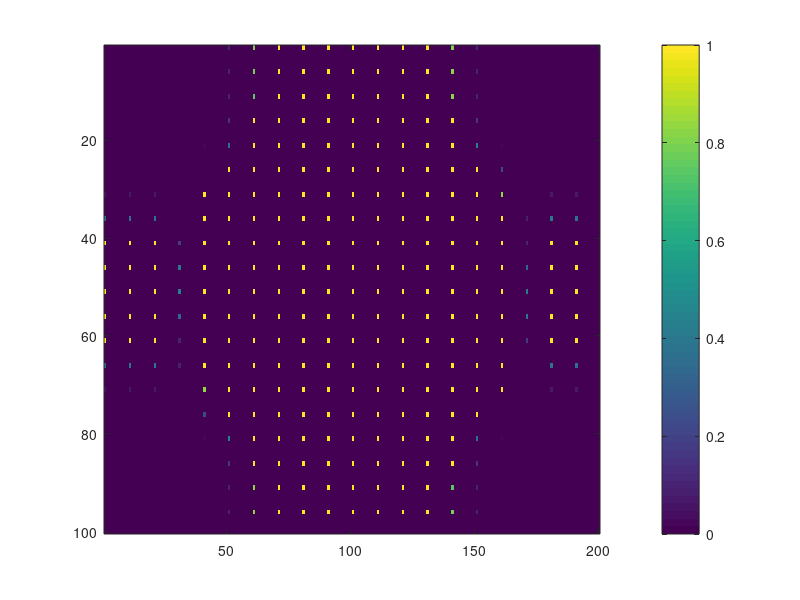

Recreate this plot in MATLAB.
% 2-D Transform
% The 2-D Fourier transform is useful for processing 2-D signals and other 2-D data such as images.
% Create and plot 2-D data with repeated blocks.

P = peaks(20);
X = repmat(P,[5 10]);
%imagesc(X)

% TODO : Compute the 2-D Fourier transform of the data.  
% Shift the zero-frequency component to the center of the output, and 
% plot the resulting 100-by-200 matrix, which is the same size as X.

signal_fft = fft2(X, 100, 200);
signal_fft = fftshift(signal_fft);
signal_fft = abs(signal_fft);
imagesc(signal_fft, [0,1])
colorbar
